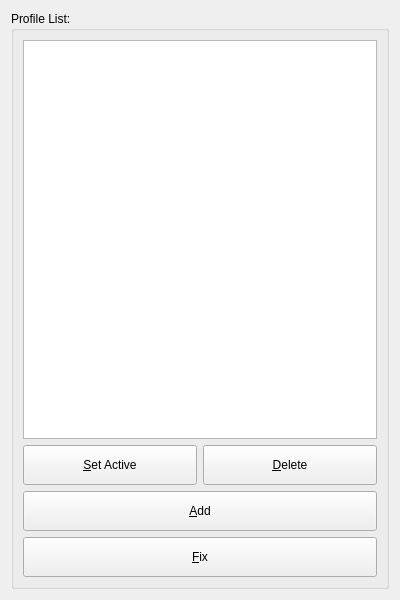
<?xml version="1.0" encoding="UTF-8"?>
<ui version="4.0">
 <class>ProfileTab</class>
 <widget class="QWidget" name="ProfileTab">
  <property name="geometry">
   <rect>
    <x>0</x>
    <y>0</y>
    <width>400</width>
    <height>600</height>
   </rect>
  </property>
  <property name="windowTitle">
   <string>Form</string>
  </property>
  <layout class="QGridLayout" name="gridLayout">
   <item row="0" column="0">
    <widget class="QGroupBox" name="groupBox">
     <property name="title">
      <string>Profile List:</string>
     </property>
     <layout class="QVBoxLayout" name="verticalLayout">
      <item>
       <widget class="QTableView" name="profiles_tableView">
        <property name="styleSheet">
         <string notr="true">QTableView::item:selected{
	background-color: rgb(162, 162, 162);
}</string>
        </property>
        <property name="editTriggers">
         <set>QAbstractItemView::NoEditTriggers</set>
        </property>
        <property name="selectionMode">
         <enum>QAbstractItemView::SingleSelection</enum>
        </property>
        <property name="selectionBehavior">
         <enum>QAbstractItemView::SelectRows</enum>
        </property>
        <property name="showGrid">
         <bool>false</bool>
        </property>
        <property name="sortingEnabled">
         <bool>true</bool>
        </property>
        <attribute name="horizontalHeaderHighlightSections">
         <bool>false</bool>
        </attribute>
        <attribute name="verticalHeaderVisible">
         <bool>false</bool>
        </attribute>
       </widget>
      </item>
      <item>
       <layout class="QHBoxLayout" name="horizontalLayout_8">
        <item>
         <widget class="QPushButton" name="setProfileActive_pb">
          <property name="minimumSize">
           <size>
            <width>0</width>
            <height>40</height>
           </size>
          </property>
          <property name="text">
           <string>&amp;Set Active</string>
          </property>
         </widget>
        </item>
        <item>
         <widget class="QPushButton" name="deleteProfile_pb">
          <property name="minimumSize">
           <size>
            <width>0</width>
            <height>40</height>
           </size>
          </property>
          <property name="text">
           <string>&amp;Delete</string>
          </property>
         </widget>
        </item>
       </layout>
      </item>
      <item>
       <widget class="QPushButton" name="addProfile_pb">
        <property name="sizePolicy">
         <sizepolicy hsizetype="Preferred" vsizetype="Fixed">
          <horstretch>0</horstretch>
          <verstretch>0</verstretch>
         </sizepolicy>
        </property>
        <property name="minimumSize">
         <size>
          <width>0</width>
          <height>40</height>
         </size>
        </property>
        <property name="text">
         <string>&amp;Add</string>
        </property>
       </widget>
      </item>
      <item>
       <widget class="QPushButton" name="fixProfile_pb">
        <property name="sizePolicy">
         <sizepolicy hsizetype="Preferred" vsizetype="Fixed">
          <horstretch>0</horstretch>
          <verstretch>0</verstretch>
         </sizepolicy>
        </property>
        <property name="minimumSize">
         <size>
          <width>0</width>
          <height>40</height>
         </size>
        </property>
        <property name="text">
         <string>&amp;Fix</string>
        </property>
       </widget>
      </item>
     </layout>
    </widget>
   </item>
  </layout>
 </widget>
 <resources/>
 <connections/>
</ui>
